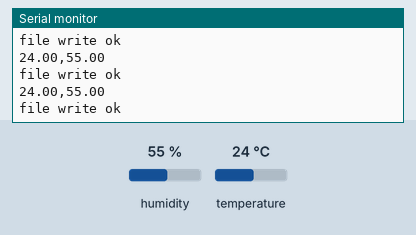
Recording of a sketch running on a simulated Arduino Uno, built with avr-gcc and run on an emulated ATmega328P. Parts: the last lines printed to the serial monitor. The test bench sets the inputs (shaded band); at power-on: humidity 55 %, temperature 24 °C. The local clock reads 2024-03-15 10:24:30 at power-on unless the sketch sets it; storage starts empty.

Above: at 4.8 s.
4.9 s: humidity set to 22 %
At 7.4 s:
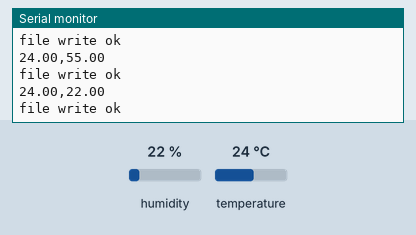
8.9 s: temperature set to 12 °C
At 10.8 s:
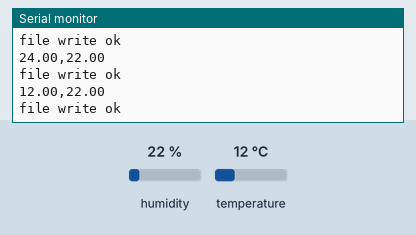
12.9 s: humidity set to 40 %
At 14.3 s:
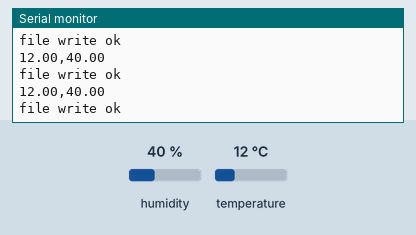
Timing chart, 0 to 15.9 s (numbered marks = the images above; inputs shaded):
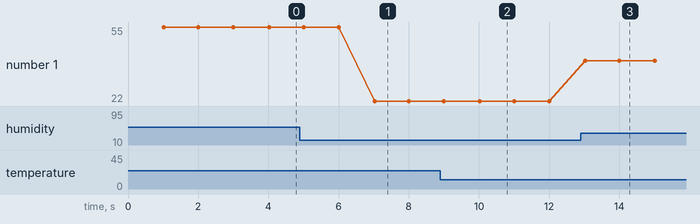

The sketch:

03-29-3.ino
```cpp
#include <SPI.h>
#include <SD.h>
#include "DHT.h"
#include <ThreeWire.h>
#include <RtcDS1302.h>

const int chipSelect = 10;

unsigned long currTime = 0;
unsigned long prevTime = 0;

#define DHTPIN 3

#define DHTTYPE DHT11

DHT dht(DHTPIN, DHTTYPE);

#define DS1302_CLK  6
#define DS1302_DAT  5
#define DS1302_RST  4

ThreeWire myWire(DS1302_DAT, DS1302_CLK, DS1302_RST);
RtcDS1302<ThreeWire> Rtc(myWire);

File dataFile;

void setup() {
  Serial.begin(9600);
  if (!SD.begin(chipSelect)) while (1);
  Serial.println("init sd card");
  dht.begin();

  Rtc.Begin();

  RtcDateTime compiled = RtcDateTime(__DATE__, __TIME__);

  if (!Rtc.IsDateTimeValid()) Rtc.SetDateTime(compiled);
  if (Rtc.GetIsWriteProtected()) Rtc.SetIsWriteProtected(false);
  if (!Rtc.GetIsRunning()) Rtc.SetIsRunning(true);

  RtcDateTime now = Rtc.GetDateTime();
  if (now < compiled) Rtc.SetDateTime(compiled);
}

void loop() {
  currTime = millis();
  if (currTime - prevTime >= 1000)
  {
    prevTime = currTime;
    RtcDateTime now = Rtc.GetDateTime();
    float humi = dht.readHumidity();
    float temp = dht.readTemperature();
    Serial.print(temp);
    Serial.print(",");
    Serial.println(humi);
    if (temp >= 0 && temp <= 60)
    {
      dataFile = SD.open("Logger.txt", FILE_WRITE);
      if (dataFile) {
        dataFile.print(now.Year());
        dataFile.print("/");
        dataFile.print(now.Month());
        dataFile.print("/");
        dataFile.print(now.Day());
        dataFile.print(",");
        dataFile.print(now.Hour());
        dataFile.print(":");
        dataFile.print(now.Minute());
        dataFile.print(":");
        dataFile.print(now.Second());
        dataFile.print(",");
        dataFile.print(temp);
        dataFile.print(",");
        dataFile.println(humi);
        dataFile.close();
        Serial.println("file write ok");
      }
      else Serial.println("error opening file");
    }
  }
}
```

Measured:
- after the input at 4.9 s, the serial monitor: prints a new line after 2.1 s (image 1)
- after the input at 8.9 s, the serial monitor: prints a new line after 1.1 s (image 2)
- after the input at 12.9 s, the serial monitor: prints a new line after 0.13 s (image 3)
- plotted number 1: 55 → 22 after the input at 4.9 s, 22 → 40 after the input at 12.9 s
